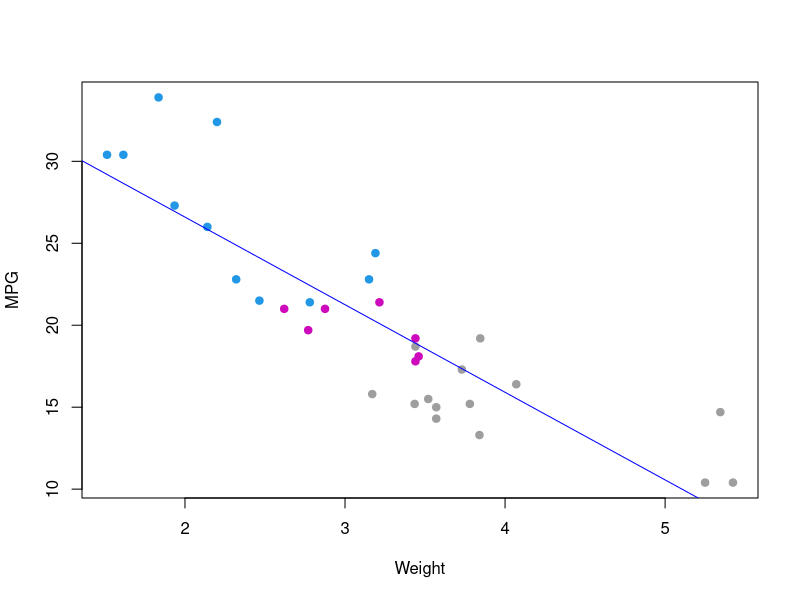
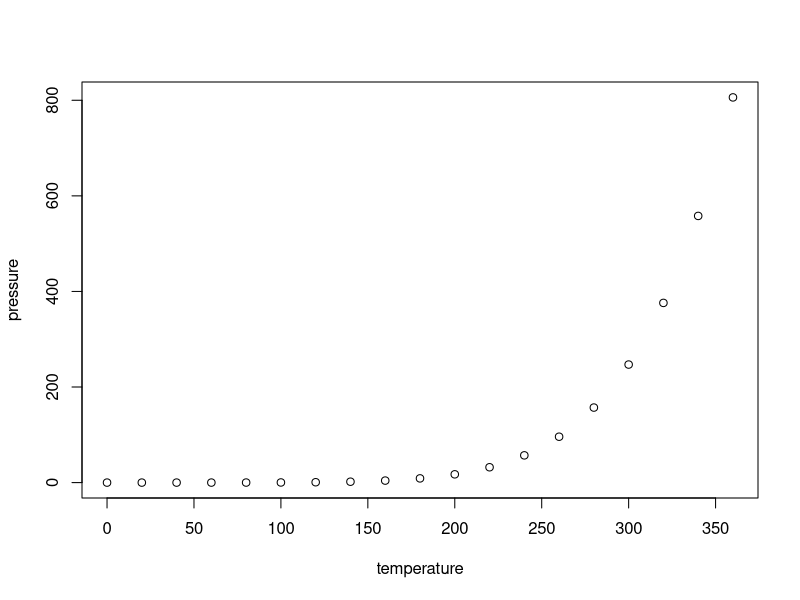

These figures' R source, in order:
## ---- chunk 1
knitr::opts_chunk$set(echo = FALSE)
## ---- chunk 2
print('R code chunk')

## ---- chunk 3
head(mtcars)

## ---- chunk 4
plot(mpg~wt,data=mtcars,col=cyl,xlab='Weight',ylab='MPG',pch=19)
mdl<-lm(mpg~wt,data=mtcars)
abline(mdl,col='blue')
## ---- chunk 5
summary(cars)
## ---- chunk 6
plot(pressure)
